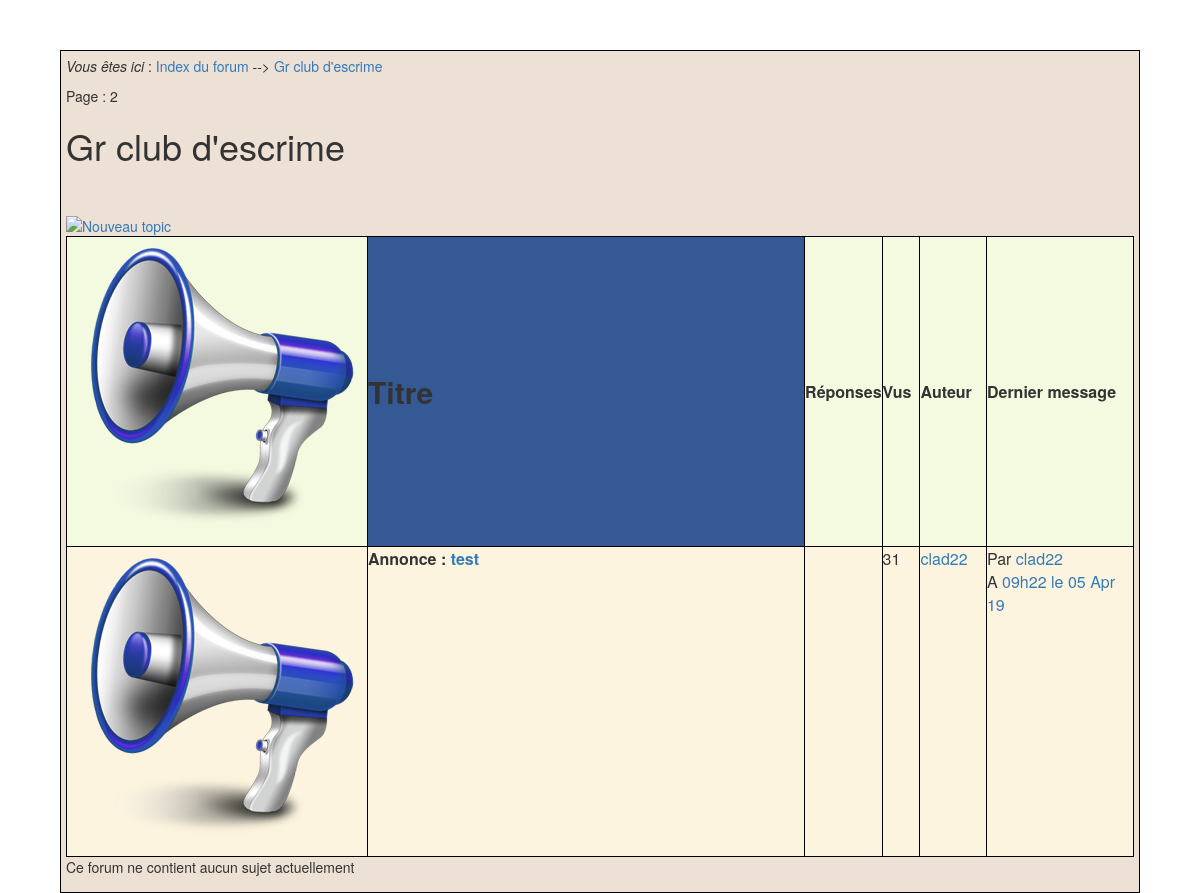
Page /voirforum.php?f=6&page=2 (signed in) on the committed database.
### tables this page shows
CREATE TABLE IF NOT EXISTS `forum_forum` (
  `forum_id` int(11) NOT NULL AUTO_INCREMENT,
  `forum_cat_id` mediumint(8) NOT NULL,
  `forum_name` varchar(30) NOT NULL,
  `forum_desc` text NOT NULL,
  `forum_ordre` mediumint(8) NOT NULL,
  `forum_last_post_id` int(11) NOT NULL,
  `forum_topic` mediumint(8) NOT NULL,
  `forum_post` mediumint(8) NOT NULL,
  `auth_view` tinyint(4) NOT NULL,
  `auth_post` tinyint(4) NOT NULL,
  `auth_topic` tinyint(4) NOT NULL,
  `auth_annonce` tinyint(4) NOT NULL,
  `auth_modo` tinyint(4) NOT NULL,
  PRIMARY KEY (`forum_id`)
);

CREATE TABLE IF NOT EXISTS `forum_topic` (
  `topic_id` int(11) NOT NULL AUTO_INCREMENT,
  `forum_id` int(11) NOT NULL,
  `topic_titre` char(60) NOT NULL,
  `topic_createur` int(11) NOT NULL,
  `topic_vu` mediumint(8) NOT NULL,
  `topic_time` int(11) NOT NULL,
  `topic_genre` varchar(30) NOT NULL,
  `topic_last_post` int(11) DEFAULT NULL,
  `topic_first_post` int(11) DEFAULT NULL,
  `topic_post` mediumint(8) DEFAULT NULL,
  PRIMARY KEY (`topic_id`),
  UNIQUE KEY `topic_last_post` (`topic_last_post`)
);

CREATE TABLE IF NOT EXISTS `forum_membres` (
  `membre_id` int(11) NOT NULL AUTO_INCREMENT,
  `membre_pseudo` varchar(30) NOT NULL,
  `membre_mdp` varchar(60) NOT NULL,
  `membre_email` varchar(250) NOT NULL,
  `membre_avatar` varchar(100) NOT NULL,
  `membre_signature` varchar(200) NOT NULL,
  `membre_localisation` varchar(100) NOT NULL,
  `membre_inscrit` int(11) NOT NULL,
  `membre_derniere_visite` int(11) NOT NULL,
  `membre_rang` tinyint(4) DEFAULT '2',
  `membre_post` int(11) DEFAULT NULL,
  PRIMARY KEY (`membre_id`)
);

CREATE TABLE IF NOT EXISTS `forum_post` (
  `post_id` int(11) NOT NULL AUTO_INCREMENT,
  `post_createur` int(11) NOT NULL,
  `post_texte` text NOT NULL,
  `post_time` int(11) NOT NULL,
  `topic_id` int(11) NOT NULL,
  `post_forum_id` int(11) NOT NULL,
  PRIMARY KEY (`post_id`)
);

### voirforum.php (the view, shortened to what this page needs)
<?php
include_once("début.php");
include_once("menu.php");
include_once("menu2.php");
$forum = (int) $_GET['f'];
$query=$bdd->prepare('SELECT forum_name, forum_topic, auth_view, auth_topic FROM forum_forum WHERE forum_id = :forum');
$query->bindValue(':forum',$forum,PDO::PARAM_INT);
$query->execute();
$data=$query->fetch();
$totalDesMessages = $data['forum_topic'] + 1;
$nombreDeMessagesParPage = 25;
$nombreDePages = ceil($totalDesMessages / $nombreDeMessagesParPage);
?>
<?php
echo '<p><i>Vous êtes ici</i> : <a href="index.php">Index du forum</a> -->
<a href="voirforum.php?f='.$forum.'">'.stripslashes(htmlspecialchars($data['forum_name'])).'</a>';
$page = (isset($_GET['page']))?intval($_GET['page']):1;
for ($i = 1 ; $i <= $nombreDePages ; $i++)
echo '<p>Page : ';
    if ($i == $page)
    {
    echo $i;
    }
    else
    {
    echo '
    <a href="voirforum.php?f='.$forum.'&amp;page='.$i.'">'.$i.'</a>';
    }
echo '</p>';
$premierMessageAafficher = ($page - 1) * $nombreDeMessagesParPage;
echo '<h1>'.stripslashes(htmlspecialchars($data['forum_name'])).'</h1><br /><br />';
echo'<a href="poster.php?action=nouveautopic&amp;f='.$forum.'">
<img src="images/nouve.gif" alt="Nouveau topic" title="Poster un nouveau topic" /></a>';
?>
<?php
$query=$bdd->prepare('SELECT forum_topic.topic_id, topic_titre, topic_createur, topic_vu, topic_post, topic_time, topic_last_post,
Mb.membre_pseudo AS membre_pseudo_createur, post_createur, post_time, Ma.membre_pseudo AS membre_pseudo_last_posteur, post_id FROM forum_topic
LEFT JOIN forum_membres Mb ON Mb.membre_id = forum_topic.topic_createur
LEFT JOIN forum_post ON forum_topic.topic_last_post = forum_post.post_id
LEFT JOIN forum_membres Ma ON Ma.membre_id = forum_post.post_createur
WHERE topic_genre = "Annonce" AND forum_topic.forum_id = :forum
ORDER BY topic_last_post DESC');
$query->bindValue(':forum',$forum,PDO::PARAM_INT);
$query->execute();
?>
<?php
if ($query->rowCount()>0)
{
        ?>
        <table>
        <tr>
        <th><img src="images/annonce.gif" alt="Annonce" /></th>
        <th class="titre"><strong>Titre</strong></th>
        <th class="nombremessages"><strong>Réponses</strong></th>
        <th class="nombrevu"><strong>Vus</strong></th>
        <th class="auteur"><strong>Auteur</strong></th>
        <th class="derniermessage"><strong>Dernier message</strong></th>
        </tr>
        <?php
        while ($data=$query->fetch())
        {
                echo'<tr><td><img src="images/annonce.gif" alt="Annonce" /></td>
                <td id="titre"><strong>Annonce : </strong>
                <strong><a href="voirtopic.php?t='.$data['topic_id'].'"
                title="Topic commencé à
                '.date('H\hi \l\e d M,y',$data['topic_time']).'">
                '.stripslashes(htmlspecialchars($data['topic_titre'])).'</a></strong></td>
                <td class="nombremessages">'.$data['topic_post'].'</td>
                <td class="nombrevu">'.$data['topic_vu'].'</td>
                <td><a href="voirprofil.php?m='.$data['topic_createur'].'
                &amp;action=consulter">
                '.stripslashes(htmlspecialchars($data['membre_pseudo_createur'])).'</a></td>';
		$nombreDeMessagesParPage = 15;
		$nbr_post = $data['topic_post'] +1;
		$page = ceil($nbr_post / $nombreDeMessagesParPage);
                echo '<td class="derniermessage">Par
                <a href="voirprofil.php?m='.$data['post_createur'].'
                &amp;action=consulter">
                '.stripslashes(htmlspecialchars($data['membre_pseudo_last_posteur'])).'</a><br />
                A <a href="voirtopic.php?t='.$data['topic_id'].'&amp;page='.$page.'#p_'.$data['post_id'].'">'.date('H\hi \l\e d M y',$data['post_time']).'</a></td></tr>';
        }
        ?>
        </table>
        <?php
}
?>
<?php
$query=$bdd->prepare('SELECT forum_topic.topic_id, topic_titre, topic_createur, topic_vu, topic_post, topic_time, topic_last_post,
Mb.membre_pseudo AS membre_pseudo_createur, post_id, post_createur, post_time, Ma.membre_pseudo AS membre_pseudo_last_posteur FROM forum_topic
LEFT JOIN forum_membres Mb ON Mb.membre_id = forum_topic.topic_createur
LEFT JOIN forum_post ON forum_topic.topic_last_post = forum_post.post_id
LEFT JOIN forum_membres Ma ON Ma.membre_id = forum_post.post_createur
WHERE topic_genre <> "Annonce" AND forum_topic.forum_id = :forum
ORDER BY topic_last_post DESC
LIMIT :premier ,:nombre');
$query->bindValue(':forum',$forum,PDO::PARAM_INT);
$query->bindValue(':premier',(int) $premierMessageAafficher,PDO::PARAM_INT);
$query->bindValue(':nombre',(int) $nombreDeMessagesParPage,PDO::PARAM_INT);
$query->execute();
if ($query->rowCount()>0)
{
?>
        <table>
        <tr>
        <th><img src="./images/message.gif" alt="Message" /></th>
        <th class="titre"><strong>Titre</strong></th>
        <th class="nombremessages"><strong>Réponses</strong></th>
        <th class="nombrevu"><strong>Vus</strong></th>
        <th class="auteur"><strong>Auteur</strong></th>
        <th class="derniermessage"><strong>Dernier message  </strong></th>
        </tr>
        <?php
        while ($data = $query->fetch())
        {
                echo'<tr><td><img src="./images/message.gif" alt="Message" /></td>
                <td class="titre">
                <strong><a href="voirtopic.php?t='.$data['topic_id'].'"
                title="Topic commencé à
                '.date('H\hi \l\e d M,y',$data['topic_time']).'">
                '.stripslashes(htmlspecialchars($data['topic_titre'])).'</a></strong></td>
                <td class="nombremessages">'.$data['topic_post'].'</td>
                <td class="nombrevu">'.$data['topic_vu'].'</td>
                <td><a href="voirprofil.php?m='.$data['topic_createur'].'
                &amp;action=consulter">
                '.stripslashes(htmlspecialchars($data['membre_pseudo_createur'])).'</a></td>';
		$nombreDeMessagesParPage = 15;
		$nbr_post = $data['topic_post'] +1;
		$page = ceil($nbr_post / $nombreDeMessagesParPage);
                echo '<td class="derniermessage">Par
                <a href="voirprofil.php?m='.$data['post_createur'].'
                &amp;action=consulter">
                '.stripslashes(htmlspecialchars($data['membre_pseudo_last_posteur'])).'</a><br />
                A <a href="voirtopic.php?t='.$data['topic_id'].'&amp;page='.$page.'#p_'.$data['post_id'].'">'.date('H\hi \l\e d M y',$data['post_time']).'</a></td></tr>';
        }
        ?>
        </table>
        <?php
}
else
{
        echo'<p>Ce forum ne contient aucun sujet actuellement</p>';
}
?>
</div>
</body></html>

### design.css (style rules this page uses)
.titre { width:61%; }
.nombremessages { width:2%; }
.nombrevu { width:4%; }
.auteur { width:7%; }
.derniermessage { width:18%; }
td { border: 1px solid black; background-color: rgb(253,244,223); vertical-align:top; }
table { background-color: rgb(237,224,213); border: 1px solid black; }
th { background-color: rgb(243,250,223); border: 1px solid black; }

### css/style.css (style rules this page uses)
body { font-family: sans-serif; }
.titre { background: #345995; background-size: cover; font-size: 3rem; }

### rows in the picture
forum_forum: forum_name "Gr club d'escrime"
forum_topic: topic_titre "test", topic_vu "31", forum_membres.membre_pseudo "clad22", forum_post.post_time "09h22 le 05 Apr 19"

### other values in the picture
$i "2"
